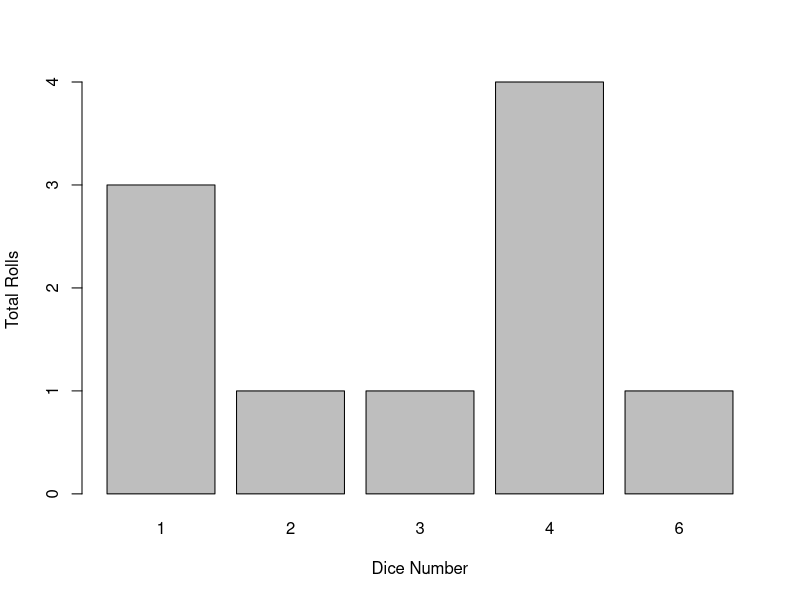

Write the R code that produced this figure.
## ---- chunk 1
square_num <- function(x) {
  square <- x^2
  return(square)
}
## ---- chunk 2
square_num(5)
## ---- chunk 3
add_num <- function(a, b, c) {
  a * b + c
}
add_num(3,10,8)
## ---- chunk 4
temp_C <- c(0, 5, 10, 15, 20, 25, 30)

celsius_to_fahrenheit <- function(temp_C) {
  temp_F <- (temp_C * 9/5) + 32
  return(temp_F)
}

celsius_to_fahrenheit(temp_C)
## ---- chunk 5
dice <- function(n){
    roll <- sample(1:6, n, replace = T)
    return(roll)
}

## ---- chunk 6
dice(10)
## ---- chunk 7
dice <- function(n){
    toss <- sample(1:6, n, rep = T)
    total <- table(toss)
    barplot(total, xlab = "Dice Number", ylab = "Total Rolls", main = "")
    return(total)
}

dice(10)
## ---- chunk 8
for (i in 1:5) {
  print(i)
}

## ---- chunk 9
x <- 1:5
for (i in x) {
  print(i^2)
}

## ---- chunk 10
x <- vector() 

for (i in 1:10) {
  y <- i^2
  x <- c(x, y)
}

x
## ---- chunk 11
x2 <- data.frame(col1 = vector(length = 10), col2 = vector(length = 10)) 

for (i in 1:10) {
  col1 <- i^2 
  col2 <- sqrt(i) 
  x2[i, 1] <- col1 
  x2[i, 2] <- col2 
}

x2
## ---- chunk 12
data <- read.csv(file = "shrub-volume-data.csv")
## ---- chunk 13
data
## ---- chunk 14
exp_num <- c(1, 2)

cor_output <- c()
## ---- chunk 15
for(i in exp_num){
  exp_subset <- subset(data, experiment == exp_num[i])
  cor_val <- cor(exp_subset$length, exp_subset$height) 
  df_cor <- data.frame(experiment = i,
                       correlation = cor_val)
  cor_output <- rbind(cor_output, df_cor) 
}
cor_output
